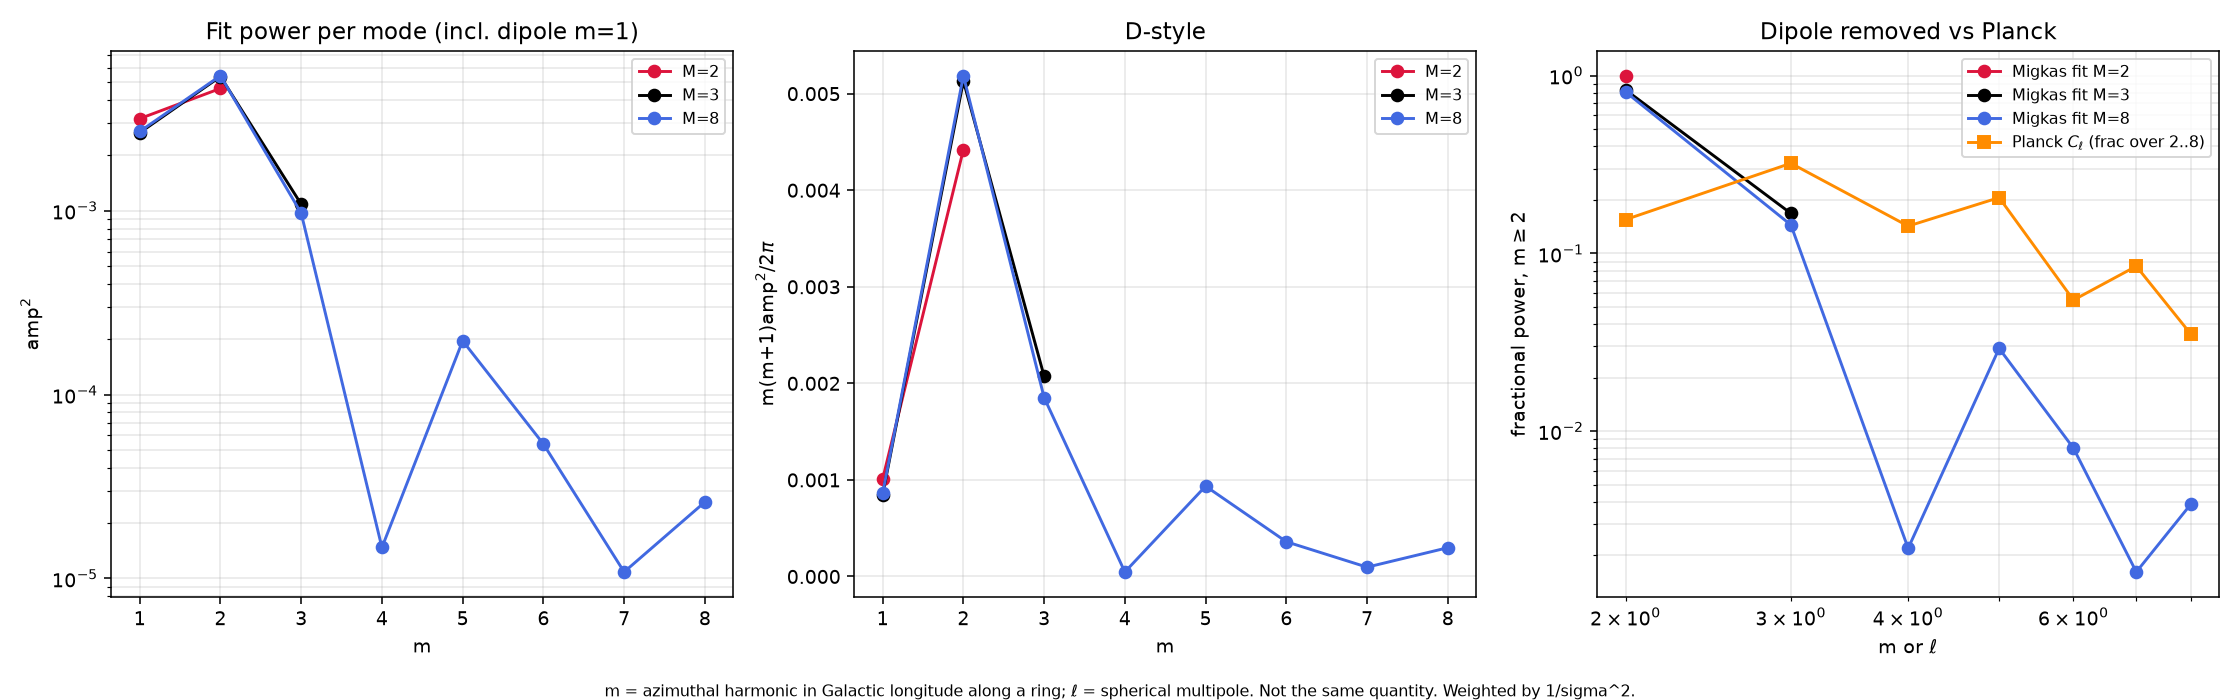

Write the Python code that produced this figure.
# Power spectrum of the weighted Fourier-series fit to Migkas A/A_all vs l (sigma = mean asym error), for M=2,3,8.
# Power per mode = amp^2 (and D-style m(m+1)amp^2/2pi), dipole m=1 shown but excluded from the fractional normalisation; vs Planck 2018 TT.
import numpy as np,json,matplotlib;matplotlib.use('Agg');import matplotlib.pyplot as plt
d=np.genfromtxt('/workspace/cosmology/migkas/fig6_digitized.csv',delimiter=',',names=True);l,y=d['l_deg'],d['A_over_Aall'];s=.5*(d['A_err_low']+d['A_err_high'])
L=np.radians(l);P=np.loadtxt('COM_PowerSpect_CMB-TT-full_R3.01.txt');ll=P[:,0];C=P[:,1]*2*np.pi/(ll*(ll+1))
def fit(M):
  X=np.stack([np.ones_like(L)]+sum([[np.cos(k*L),np.sin(k*L)] for k in range(1,M+1)],[]),1)
  co=np.linalg.lstsq(X/s[:,None],y/s,rcond=None)[0];return co[1::2]**2+co[2::2]**2
out={};fig,ax=plt.subplots(1,3,figsize=(16,5))
for M,c in [(2,'crimson'),(3,'k'),(8,'royalblue')]:
  a2=fit(M);m=np.arange(1,M+1);out[M]={'amp2':a2.tolist()}
  ax[0].semilogy(m,a2,'o-',color=c,label='M=%d'%M)
  ax[1].plot(m,m*(m+1)*a2/(2*np.pi),'o-',color=c,label='M=%d'%M)
  if M>=2:k=m>=2;f=a2[k]/a2[k].sum();out[M]['frac_m2up']=f.tolist();ax[2].loglog(m[k],f,'o-',color=c,label='Migkas fit M=%d'%M)
ax[2].loglog(ll[:7],C[:7]/C[:7].sum(),'s-',color='darkorange',label='Planck $C_\\ell$ (frac over 2..8)')
ax[0].set(xlabel='m',ylabel='amp$^2$',title='Fit power per mode (incl. dipole m=1)');ax[1].set(xlabel='m',ylabel='m(m+1)amp$^2$/2$\\pi$',title='D-style')
ax[2].set(xlabel='m or $\\ell$',ylabel='fractional power, m$\\geq$2',title='Dipole removed vs Planck')
for a in ax:a.grid(alpha=.3,which='both');a.legend(fontsize=8)
fig.text(.5,.005,'m = azimuthal harmonic in Galactic longitude along a ring; $\\ell$ = spherical multipole. Not the same quantity. Weighted by 1/sigma^2.',ha='center',fontsize=8)
plt.tight_layout(rect=[0,.03,1,1]);plt.savefig('A_fourier_fit_power.png',dpi=140);json.dump(out,open('A_fourier_fit_power.json','w'),indent=1)
for M in out:print(M,np.round(out[M]['amp2'],6),np.round(100*np.array(out[M]['frac_m2up']),1))
